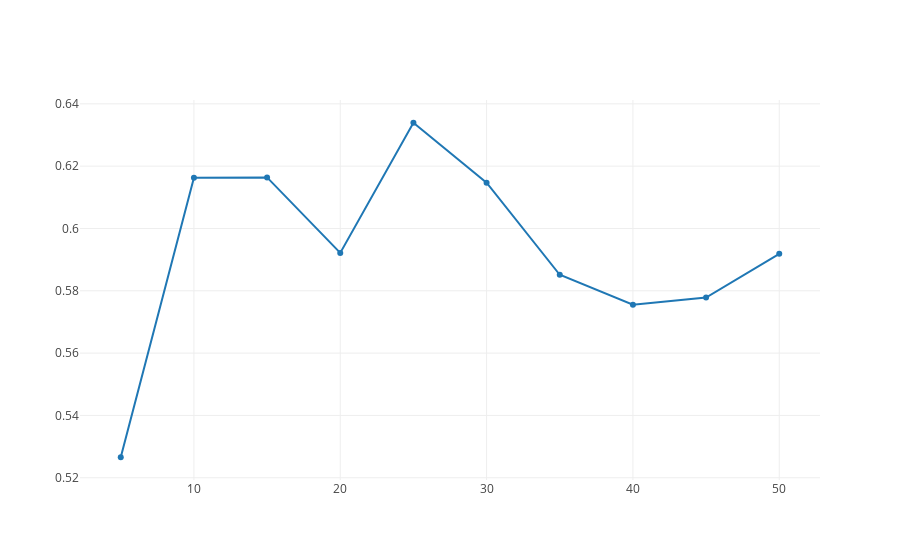

The cell this chart's notebook holds for it:
### Code cell
trace = go.Scatter(x=np.arange(5,40,3), 
                   y=coherence_vals,mode = 'lines+markers')
iplot([trace])

### Figure 1 — Plotly figure (JSON) as saved in the notebook; plotly's stock layout.template omitted (floating-point values rounded to 4 significant figures)
{"data": [{"mode": "lines+markers", "type": "scatter", "uid": "1f9dd1e5-08e5-401e-b992-dd8c5e30a189", "x": [5, 10, 15, 20, 25, 30, 35, 40, 45, 50], "y": [0.5266, 0.6163, 0.6164, 0.5922, 0.6339, 0.6147, 0.5851, 0.5755, 0.5778, 0.5919]}], "layout": {}}
